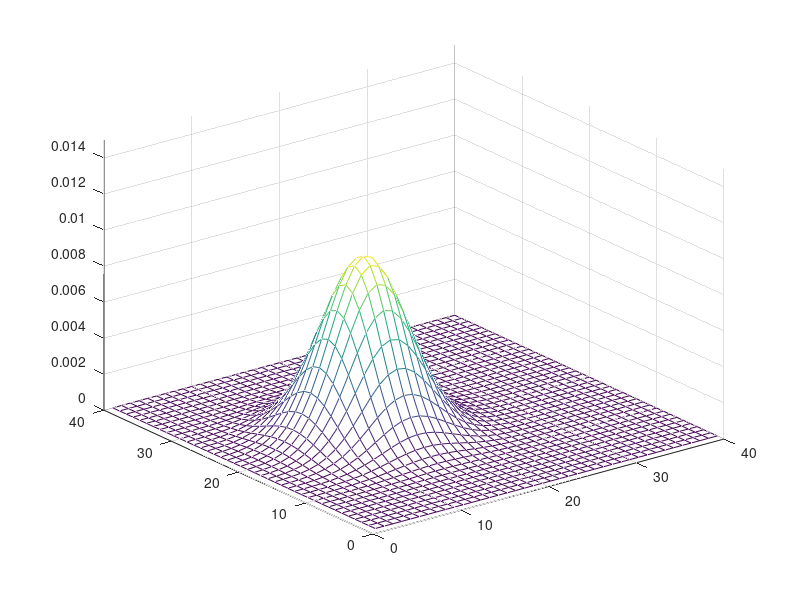
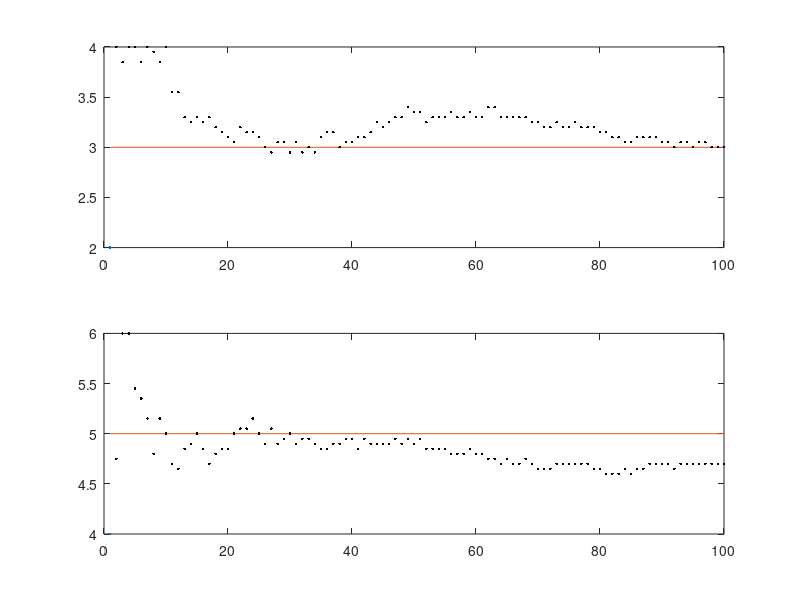

Here is the MATLAB script that generated these plots, in order:
%Example adapted from Michael A. Goodrich and StudentDave
% URL: http://students.cs.byu.edu/~cs470ta/goodrich/fall2005/MATLAB/BayesEstimator.html

s=[3;5]; % Actual state of our system.
N = 100; % No. of iteration.

figure(1);clf;
%figure(2);clf;

figure(1);
h = plot(s(1), s(2), 'ro');  % Plot the state of the system as a red circle.
set(h,'markersize',6,'linewidth',3); % make the circle big.
axis([0,10,0,10]); % Set the scale of the plot so that we can see the origin.
hold off;
hold on
n = 2*randn(2, 100); % Create a 100-sample gaussian noise sequence with a standard deviation of 2.
x = zeros(2, 100);
for i = 1:N
    x(:,i) = s + n(:, i);  % Add the noise to the true state to create 100 observations of the true state.
    plot(x(1,i),x(2,i),'k.');
    pause
end;


% Positions where our system can be in.
Sa = [2:0.05:4];
Sb = [4:0.05:6];
L = length(Sa);

% Pr is prior belief
% Po is posterior belief
Pr = ones(L,L); % Initialize the table to all ones
Po = ones(L,L);
Pr = Pr/sum(sum(Pr)); % Turn the table into a pmf by dividing by the sum.
Po = Po/sum(sum(Po)); % Each entry is now 1/60.
%Pr=0*Pr;Pr(2,2)=1;
figure(1);clf;mesh(Po), axis([0 40 0 40 0 0.015])
pause

[a,b]=find(Po==max(max(Po)));  % Pull out the indices at which Po achieves its max to start.
sest=[Sa(a);Sb(b)];  % The best estimate of the true state to start.
figure(1);
clf
figure(2);
clf
subplot(211); plot(1,sest(1)); hold on;
line([1,N],[s(1),s(1)]); % Draw a line at the location of the x dimension.
subplot(212); plot(1,sest(2)); hold on;
line([1,N],[s(2),s(2)]); % Draw a line at the location of the y dimension.
pause
K=[4,0;0,4]; % covariance matrix for making a 2-D gaussian
for (n=2:length(x));
    Pr=Po; %store the posterior to the prior.
    m=0*Pr;   
    %likelihood
    % look at each location, assume that the given location is
    % is there quail is, and get the likelihood of the data x(:,n) assuming
    % 2-d gaussian noise
    for i=1:length(Pr)
       for j=1:length(Pr)
           me=[Sa(i);Sb(j)];
           m(i,j) = 1/sqrt((2*pi)^2*det(K)) * exp(-(x(:,n)-me)'*inv(K)*(x(:,n)-me)/2); %Compute likelihood           
           m(i,j) = m(i,j) * Pr(i,j); % Combine this likelihood with the prior   
       end;
    end;
    Po=m/sum(sum(m)); %normalize this distribution to make it a proper probability distribution.
    figure(1);mesh(Po), axis([0 40 0 40 0 0.015]) %plot it
    figure(2);
    [a,b]=find(Po==max(max(Po)));  % Get the peak value; it's most likely location of the Quail.
    sest=[Sa(a);Sb(b)];  %A store the coordinates of this location in the bushes
    subplot(211);plot(n,sest(1),'k.');axis([0 N 2 4 ])
    subplot(212); plot(n,sest(2),'k.');axis([0 N 4 6 ])
    pause
end;  
subplot(211); hold off;
subplot(212); hold off;